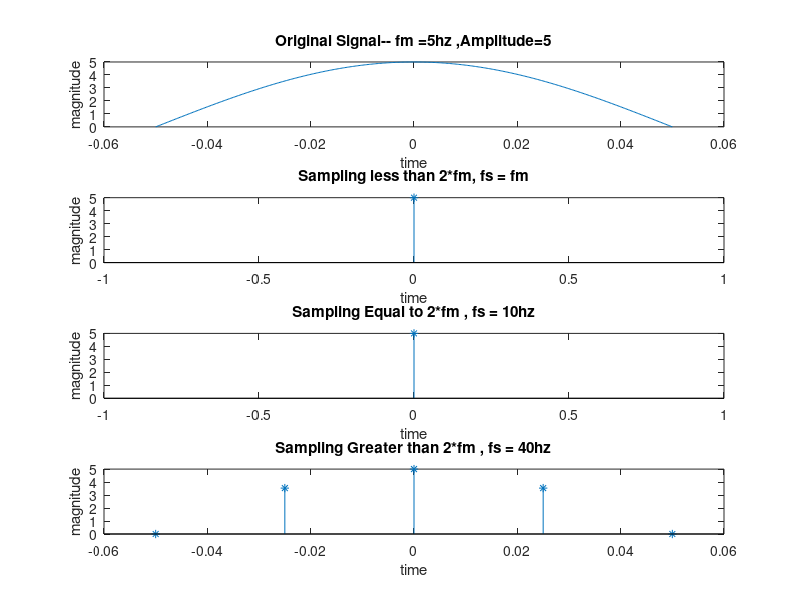

Source code (MATLAB):
% @Author:Balasubramanyam Evani
% EC1634 DSP LAB
% Script Demonstrates Sampling of a Sinusoid Signal

Signal_Frequency = input('Enter Frequency of Sinusoid -> ');
Amplitude = input('Enter Amplitude -> ');

fs_first = Signal_Frequency;
fs_second = 2*Signal_Frequency;
fs_third = 8*Signal_Frequency;

Ts_first = 1/fs_first;
Ts_second = 1/fs_second;
Ts_third = 1/fs_third;

tmin = -.05;
tmax = .05;

nmin_1_1 = ceil( tmin / Ts_first );
nmin_1_2 = floor( tmax / Ts_first );

n1 = nmin_1_1 : nmin_1_2;

nmin_2_1 = ceil( tmin / Ts_second );
nmin_2_2 = floor( tmax / Ts_second );

n2 = nmin_2_1 : nmin_2_2;

nmin_3_1 = ceil( tmin / Ts_third );
nmin_3_2 = floor( tmax / Ts_third );

n3 = nmin_3_1 : nmin_3_2;

t = linspace(tmin , tmax , 400);

signal = Amplitude * cos(2 * pi * Signal_Frequency * t);

first = Amplitude * cos(2 * pi * Signal_Frequency * Ts_first * n1);
second = Amplitude * cos(2 * pi * Signal_Frequency * Ts_second * n2);
third = Amplitude * cos(2 * pi * Signal_Frequency * Ts_third * n3);

subplot(4,1,1), plot(t , signal), xlabel('time') , ylabel('magnitude'), title(['Original Signal-- fm =' num2str(Signal_Frequency) 'hz ,Amplitude=' num2str(Amplitude)])
subplot(4,1,2),stem(n1*Ts_first,first,'*'), xlabel('time') , ylabel('magnitude'), title('Sampling less than 2*fm, fs = fm')
subplot(4,1,3),stem(n2*Ts_second,second,'*'), xlabel('time') , ylabel('magnitude'), title(['Sampling Equal to 2*fm , fs = ' num2str(Signal_Frequency * 2) 'hz'])
subplot(4,1,4),stem(n3*Ts_third,third,'*'), xlabel('time') , ylabel('magnitude'), title(['Sampling Greater than 2*fm , fs = ' num2str(Signal_Frequency * 8) 'hz' ])